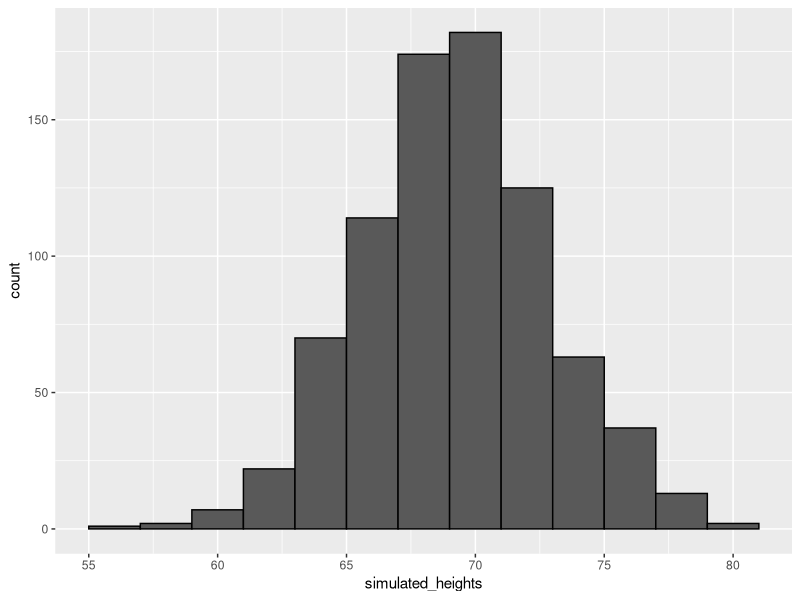
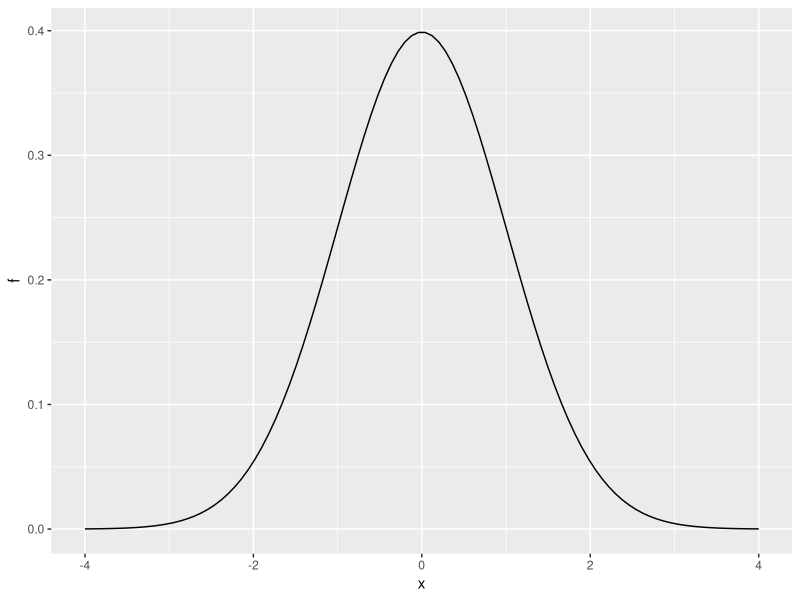

R code for these plots, in order:
#!/usr/bin/env Rscript
# define x as male heights from dslabs data
suppressPackageStartupMessages(library(tidyverse))
library(dslabs)
data(heights)
x <- heights %>%
  filter(sex == "Male") %>%
  pull(height)

# generate simulated height data using normal distribution - both datasets should have n observations
n <- length(x)
avg <- mean(x)
s <- sd(x)
simulated_heights <- rnorm(n, avg, s)

# plot distribution of simulated_heights
data.frame(simulated_heights = simulated_heights) %>%
  ggplot(aes(simulated_heights)) +
  geom_histogram(color = "black", binwidth = 2)

B <- 10000
tallest <- replicate(B, {
  simulated_data <- rnorm(800, avg, s) # generate 800 normally distributed random heights
  # determine the tallest height
  max(simulated_data)
})
print("proportion of 7 footers")
mean(tallest >= 7 * 12)

x <- seq(-4, 4, length.out = 100)
data.frame(x, f = dnorm(x)) %>%
  ggplot(aes(x, f)) +
  geom_line()
